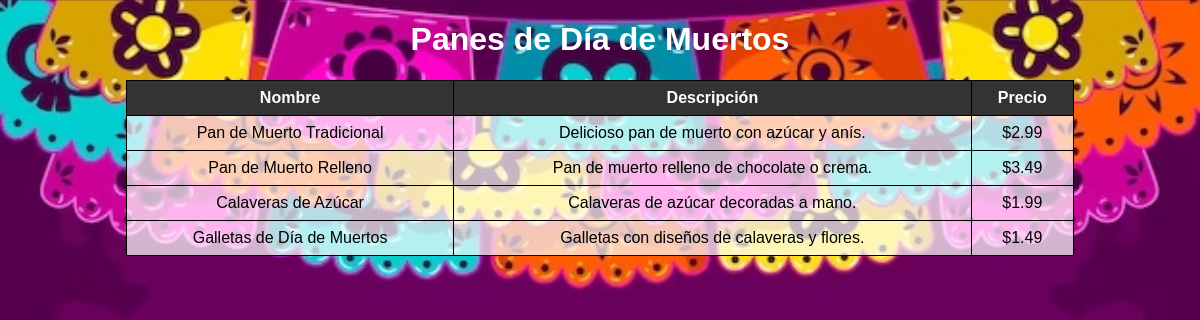
The page / on the database its author committed.
### tables this page shows
CREATE TABLE `panes_dia_muertos` (
  `id` int(11) NOT NULL,
  `nombre` varchar(255) NOT NULL,
  `descripcion` text DEFAULT NULL,
  `precio` decimal(10,2) DEFAULT NULL,
  `imagen` varchar(255) DEFAULT NULL
);

### index.php (the view, shortened to what this page needs)
<?php
$host = "localhost";
$usuario = "root";
$contrasena = "";
$base_de_datos = "dia";
$conexion = new mysqli($host, $usuario, $contrasena, $base_de_datos);
$sql = "SELECT * FROM panes_dia_muertos";
$resultado = $conexion->query($sql);
?>
<!DOCTYPE html>
<html>
<head>
</head>
<body>
    <h1>Panes de Día de Muertos</h1>
    <table>
        <tr>
            <th>Nombre</th>
            <th>Descripción</th>
            <th>Precio</th>
        </tr>
        <?php
        if ($resultado->num_rows > 0) {
            while ($fila = $resultado->fetch_assoc()) {
                echo "<tr>";
                echo "<td>" . $fila["nombre"] . "</td>";
                echo "<td>" . $fila["descripcion"] . "</td>";
                echo "<td>$" . $fila["precio"] . "</td>";
            }
        } else {
            echo "<tr><td colspan='4'>No se encontraron panes de Día de Muertos en la base de datos.</td></tr>";
        }
        ?>
    </table>
</body>
</html>

### index.php (style rules this page uses)
body { background-image: url('fondo.jpg'); background-size: cover; font-family: Arial, sans-serif; }
h1 { text-align: center; color: #fff; }
table { border-collapse: collapse; width: 80%; margin: 0 auto; background-color: rgba(255, 255, 255, 0.7); }
th, td { border: 1px solid #000; padding: 8px; text-align: center; }
th { background-color: #333; color: #fff; }

### rows shown on the page
panes_dia_muertos: nombre "Pan de Muerto Tradicional", descripcion "Delicioso pan de muerto con azúcar y anís.", precio "2.99"
panes_dia_muertos: nombre "Pan de Muerto Relleno", descripcion "Pan de muerto relleno de chocolate o crema.", precio "3.49"
panes_dia_muertos: nombre "Calaveras de Azúcar", descripcion "Calaveras de azúcar decoradas a mano.", precio "1.99"
panes_dia_muertos: nombre "Galletas de Día de Muertos", descripcion "Galletas con diseños de calaveras y flores.", precio "1.49"
